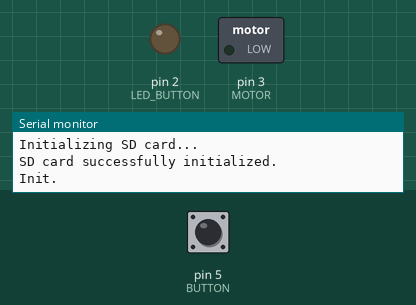
This sketch was run on a simulated Arduino Nano, built with avr-gcc and run on an emulated ATmega328P. Parts: switched loads named in the sketch (green lamp = pin HIGH), output pins drawn as LEDs (lit = HIGH), the last lines printed to the serial monitor. The inputs (shaded band) are chosen by the test bench; at power-on: pin 5 (BUTTON) HIGH. Storage starts empty.

Above: at 1.2 s.
1.3 s: pin 5 (BUTTON) pulled LOW for 0.15 s
At 30.7 s:
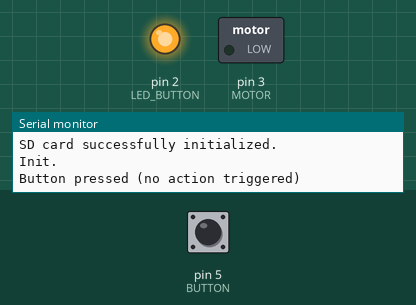
Timing chart, 0 to 31.5 s (numbered marks = the images above; inputs shaded):
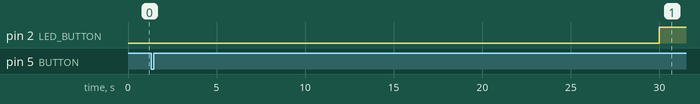

The sketch:

code_with_micro_switch_version_5.ino
```cpp
#include "FONCTION_and_CONST.h"

File logFile; // File object for logging events

void setup() {
    Serial.begin(BAUDERATE);
    //while (!Serial);  // Wait for Serial Monitor to be ready

    // Initialize the SD card
    Serial.println("Initializing SD card...");
    if (!SD.begin(CHIPSELECT)) {
        Serial.println("SD card initialization failed!");
    } else {
        Serial.println("SD card successfully initialized.");
        logEvent("SD card successfully initialized.");
    }

    // Configure pins
    pinMode(MICRO_SW, INPUT_PULLUP);
    pinMode(BUTTON, INPUT_PULLUP);
    pinMode(MOTOR, OUTPUT);
    pinMode(LED_BUTTON, OUTPUT);

    // Ensure the motor is off at startup
    digitalWrite(MOTOR, LOW);

    Serial.println("Init.");
    logEvent("Init");
}

void loop() {
    bool buttonPressed = PRESS_BUTTON(); // Lire une seule fois l'état du bouton

    // Log button presses even when they don't activate the motor
    if ((millis() - time_start) < ACTIVATION_TIME) {
        if (buttonPressed) {
            Serial.println("Button pressed (no action triggered)");
            logEvent("Button pressed (no action triggered)");
            delay(20);
        }
        flag_led_on = HIGH;
        //Serial.println("Waiting Mode");
    }
    // Check if the activation time has elapsed
    else {
        if(flag_led_on){
           digitalWrite(LED_BUTTON, HIGH);
          flag_led_on = LOW;
        }
        //Serial.println("Waiting Mode");

        // If the button is pressed and it's the first valid press
        if (buttonPressed && flag_first_press) {

            Serial.println("Motor activated!");
            logEvent("Button pressed - Motor activated");
            digitalWrite(LED_BUTTON, LOW);
            flag_first_press = LOW;
            TURN_ON_MOTOR();

            // Safety check: Stop motor if micro switch is constantly pressed
            if (digitalRead(MICRO_SW) != NO_MICRO_SWITCH) {
                Serial.println("Safety alert: Micro switch constantly pressed! Stopping motor.");
                logEvent("Safety alert: Micro switch constantly pressed - Motor stopped");
                IEC();
                BLINK_FLAG(500);
            }

            time_to_secure = millis();
        }
        //Serial.println("Activation Mode");

        // Keep checking while motor is running and micro switch is not triggered
        while (digitalRead(MOTOR) == HIGH && flag_first_press == LOW) {

            if (PRESS_BUTTON()) {
                Serial.println("Button pressed (while motor running)");
                logEvent("Button pressed (while motor running)");
            }

            // Safety timeout: Stop motor if micro switch does not trigger within safety period
            if ((millis() - time_to_secure) > RESET_TIME_SECURE) {
                Serial.println("Safety timeout: Motor stopped.");
                logEvent("Safety timeout: Motor stopped");
                IEC();
                BLINK_FLAG(2000);
            }

            // Stop motor if the micro switch is triggered
            if (digitalRead(MICRO_SW) != NO_MICRO_SWITCH) {
                digitalWrite(MOTOR, LOW);
                Serial.println("Motor stopped - Micro switch triggered");
                logEvent("Motor stopped - Micro switch triggered");
                time_start = millis();
                flag_first_press = HIGH;
            }
        }
    }
}
```

FONCTION.cpp
```cpp
#include "FONCTION_and_CONST.h"

void TURN_ON_MOTOR() {
    digitalWrite(MOTOR, HIGH);
    delay(MOTOR_DELAY);
}

bool PRESS_BUTTON() {
    if (digitalRead(BUTTON) == LOW && check == LOW) {
        check = HIGH;
        delay(time_bouncing);
    }
    if (digitalRead(BUTTON) == HIGH && check == HIGH) {
        check = LOW;
        return HIGH;
    }
    return LOW;
}

void IEC() {
    digitalWrite(MOTOR, LOW);
    delay(MOTOR_DELAY);
}

void printMotorOffInfo() {
    Serial.println("The motor is OFF");
    Serial.println("The micro switch is activated");
    Serial.print("Time before micro switch: ");
    Serial.println(millis() - time_to_secure);
    Serial.println(" ");
}

void BLINK_FLAG(unsigned int DELAY_BLINK) {
    while(1) {
        digitalWrite(LED_BUTTON, HIGH);
        delay(DELAY_BLINK);
        digitalWrite(LED_BUTTON, LOW);
        delay(DELAY_BLINK);
    }
}

void logEvent(const char* message) {
    File logFile = SD.open("log.txt", FILE_WRITE);
    if (logFile) {
        logFile.print(millis());
        logFile.print(" ms ; ");
        logFile.println(message);
        logFile.close();
    } else {
        Serial.println("Erreur d'écriture sur la carte SD.");
    }
}
```

FONCTION_and_CONST.h
```cpp
#ifndef FONCTION_H
#define FONCTION_H

#include <SPI.h>
#include <SD.h>

#define LED_BUTTON 2
#define MOTOR 3
#define BUTTON 5
#define MICRO_SW 6
#define CHIPSELECT 10  // Chip Select pin for the SD card module

/*
 *========== Arduino Nano Pinout ======
 *                      _______
 *                 TXD-|       |-Vin
 *                 RXD-|       |-Gnd
 *                 RST-|       |-RST
 *                 GND-|       |-+5V
 *      LED_BUTTON  D2-|       |-A7
 *           MOTOR  D3-|       |-A6
 *                  D4-|       |-A5
 *          BUTTON  D5-|       |-A4
 *        MICRO_SW  D6-|       |-A3
 *                  D7-|       |-A2
 *                  D8-|       |-A1
 *                  D9-|       |-A0
 *      CHIPSELECT D10-|       |-Ref
 *            MOSI D11-|       |-3.3V to SDcard
 *            MISO D12-|       |-D13  SCK
 *                      --USB--
 */

// Micro switch states
extern bool NC_MICRO_SWITCH;  // Normally closed (NC) micro switch → Connects to GND when unpressed
extern bool NO_MICRO_SWITCH;  // Normally open (NO) micro switch → Connects to VCC when unpressed

// Timing and communication settings
extern int8_t time_bouncing;           // Button debounce delay (ms)
extern int BAUDERATE;                   // Serial communication baud rate
extern unsigned long ACTIVATION_TIME;    // Time before the button can be pressed again (ms)
extern unsigned long RESET_TIME_SECURE;  // Safety timeout: stops motor if micro switch is stuck (ms)
extern int16_t MOTOR_DELAY;              // Delay to allow micro switch to release after motor stops (ms)
extern int16_t DELAY_BEFORE_SLEEP;       // Delay before entering low-power mode (ms)

// Variables for button press handling
extern bool check;               // Flag to detect button press
extern unsigned long time_start;  // Timer to disable button activation after use
extern unsigned long time_to_secure; // Timer for motor emergency stop if needed
extern bool flag_first_press;     // Flag to track the first button press after activation
extern bool flag_led_on;


void TURN_ON_MOTOR();// Function to turn on the motor
bool PRESS_BUTTON();// Function to detect and debounce button press
void IEC();// Function for Immediate Engine Cutoff (IEC) - Stops the motor immediately
void printMotorOffInfo();// Function to print motor shutdown information to the serial monitor
void BLINK_FLAG(unsigned int DELAY_BLINK);// Function to blink the LED as an indicator (e.g., for errors or warnings)
void logEvent(const char* message);// Function to log events to the SD card

#endif
```

const.cpp
```cpp
#include "FONCTION_and_CONST.h"

bool NC_MICRO_SWITCH = LOW;  // Initialisation ici
bool NO_MICRO_SWITCH = HIGH;

int8_t time_bouncing = 50;
int BAUDERATE = 9600;
unsigned long ACTIVATION_TIME = 30000;
unsigned long RESET_TIME_SECURE = 5000;
int16_t MOTOR_DELAY = 1000;
int16_t DELAY_BEFORE_SLEEP = 1000;

bool check = LOW;
unsigned long time_start = 0;
unsigned long time_to_secure = 0;
bool flag_first_press = HIGH;
bool flag_led_on = HIGH;
```
